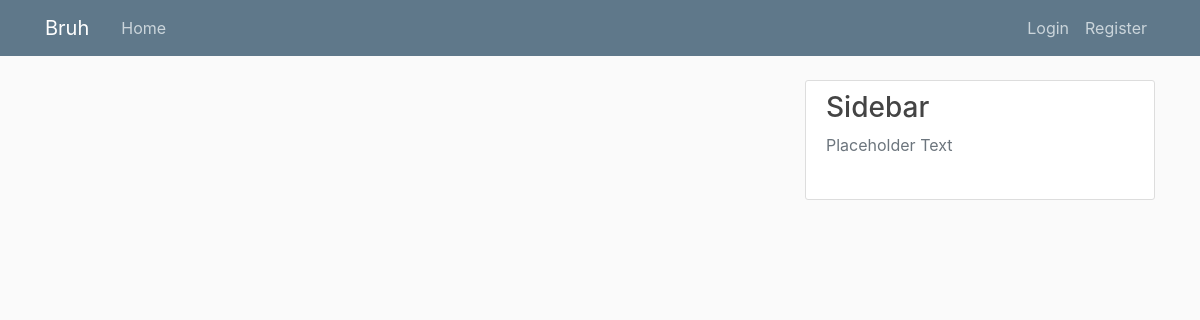
The app's page /, older data.
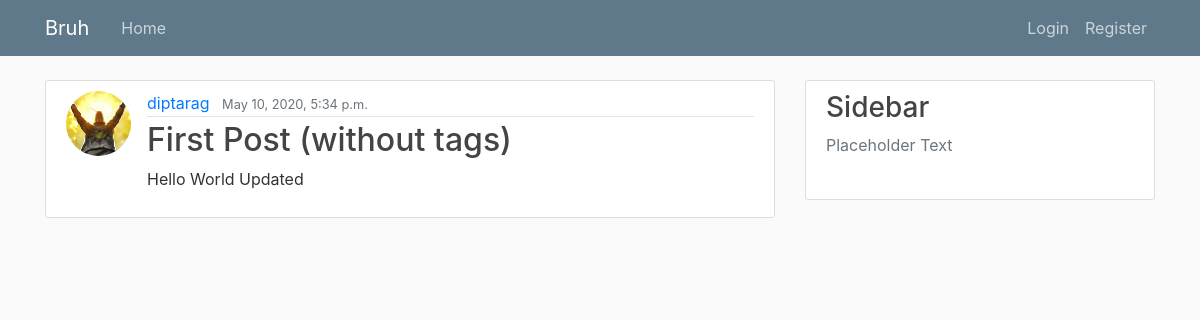
The same page, newer data.
### Post/models.py (models this page shows, shortened)
class Post(models.Model):
	title = models.CharField(max_length=100)
	content = models.TextField()
	date_posted = models.DateTimeField(default=timezone.now)
	author = models.ForeignKey(User, on_delete=models.CASCADE)
	views = models.ManyToManyField(User, related_name='post_views', blank = True)
	likers = models.ManyToManyField(User, related_name = 'likers', blank = True)

### user/models.py (models this page shows, shortened)
class Profile(models.Model):
    user = models.OneToOneField(User, on_delete=models.CASCADE)
    image = models.ImageField(default='default.jpg', upload_to='profile_pics')
    bio = models.TextField(unique=False, default=" ")
    country = models.CharField(max_length=50, default=" ")
    gender = models.IntegerField(choices=SEX, default=0)

### Post/views.py (the view)
# urls.py: path('', PostListView.as_view(), name='blog-home'),
class PostListView(ListView):
    model = Post
    template_name = 'Post/home.html'  # <app>/<model>_<viewtype>.html
    context_object_name = 'posts'
    ordering = ['-date_posted']

### Post/templates/Post/home.html
{%  extends "base.html" %}
{% block content %}
<body>
	{% for post in posts %}
	<article class="media content-section">
				<img class = "rounded-circle article-img" src = "{{post.author.profile.image.url}}">
  <div class="media-body">
    <div class="article-metadata">
      <a class="mr-2" href="{% url 'profile' slug=post.author.username %}">{{ post.author }}</a>
      <small class="text-muted">{{ post.date_posted }}</small>
    </div>
    <h2><a class="article-title" href="{% url 'post-detail' post.id %}">{{ post.title }}</a></h2>
    <p class="article-content">{{ post.content }}</p>
  </div>
</article>
	{% endfor %}
</body>
{% endblock content %}

Row changes from the older to the newer data that the page shows:
added Post: author.profile.image (placeholder picture), author "diptarag", date_posted "May 10, 2020, 5:34 p.m.", title "First Post (without tags)", content "Hello World Updated"
